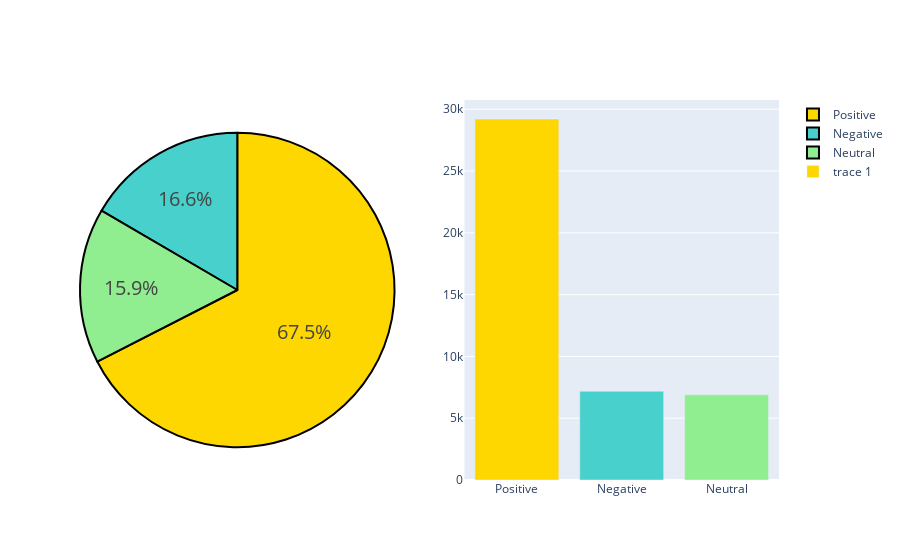

The notebook cell this image was saved under:
### Code cell
# This figure visualizes the distribution of labels in the dataset.
# The pie chart on the left shows the percentage of each label, while the bar chart on the right shows the count of each label.

# Create a figure with a pie chart and a bar chart side by side
fig = make_subplots(rows=1, cols=2, specs=[[{"type": "pie"}, {"type": "bar"}]])

# Define colors for the charts
colors = ['gold', 'mediumturquoise', 'lightgreen'] # darkorange

# Add a pie chart showing the distribution of labels
fig.add_trace(go.Pie(labels=df.label_name.value_counts().index,
                             values=df.label.value_counts().values), 1, 1)

# Customize the pie chart: show label and percentage on hover, set font size, and add segment borders
fig.update_traces(hoverinfo='label+percent', textfont_size=20,
                  marker=dict(colors=colors, line=dict(color='#000000', width=2)))

# Add a bar chart showing label counts, using the same colors
fig.add_trace(go.Bar(x=df.label_name.value_counts().index, y=df.label.value_counts().values, marker_color = colors), 1,2)

# Display the figure
fig.show()

### Figure 1 — Plotly figure (JSON) as saved in the notebook; plotly's stock layout.template omitted (floating-point values rounded to 4 significant figures)
{"data": [{"domain": {"x": [0, 0.45], "y": [0, 1]}, "hoverinfo": "label+percent", "labels": ["Positive", "Negative", "Neutral"], "marker": {"colors": ["gold", "mediumturquoise", "lightgreen"], "line": {"color": "#000000", "width": 2}}, "textfont": {"size": 20}, "type": "pie", "values": [29207, 7180, 6895]}, {"marker": {"color": ["gold", "mediumturquoise", "lightgreen"]}, "type": "bar", "x": ["Positive", "Negative", "Neutral"], "xaxis": "x", "y": [29207, 7180, 6895], "yaxis": "y"}], "layout": {"xaxis": {"anchor": "y", "domain": [0.55, 1]}, "yaxis": {"anchor": "x", "domain": [0, 1]}}}
